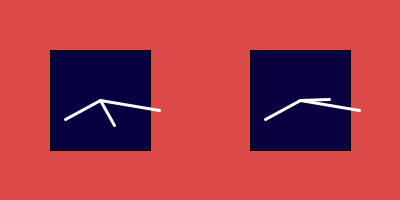
Frame 1 (no input)
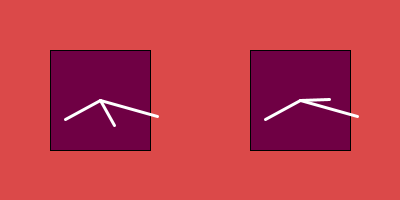
Frame 60 (the mouse pressed at the canvas centre just before this capture)
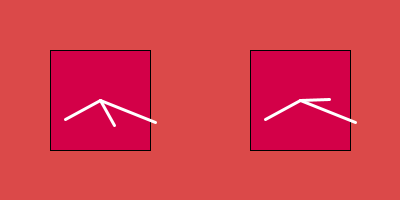
Frame 120 (the mouse held since frame 60 and released just before this capture)

The Processing sketch that drew these frames (run headless with seeded random() and noise(); from frame 60 on, the mouse is pressed at the canvas centre):

// Processing sketch: horloge_3
// ── horloge_3.pde
import java.util.Date;

float taille_des_heures = 30;
float taille_des_minutes = 40;
float taille_des_secondes = 60;

float time_offset = 0;

void setup(){
  size(400,200);// width height 
}

void draw(){
    
  background(219,73,73); // color
  
  time_offset = 0;
  translate(100,100); // dx, dy
  DessineUneHorloge();
  
  time_offset = 10;
  translate(200,0); // dx, dy
  fill(100,0,200);
  DessineUneHorloge();
  
} 

void DessineUneHorloge(){
  
  fill((millis()*.1)%256,0,second()*4);
  rectMode(CENTER);
  stroke(0);
  strokeWeight(1);
  //
  rect(0,0,100,100);// centerX, centerY, width, height

  stroke(255);
  strokeWeight(3);
  //
  //
  pushMatrix();
  rotate((time_offset+hour()+minute()/60)*TWO_PI/12); // angle radians  
  line(0,0,0,-taille_des_heures);
  popMatrix();
  //
  pushMatrix();
  rotate((minute())*TWO_PI/60); // angle radians  
  line(0,0,0,-taille_des_minutes);
  popMatrix();
  //
  pushMatrix();
  Date d = new Date();
  float millisecond = (d.getTime()%1000)*0.001;
  rotate((second()+millisecond)*TWO_PI/60); // angle radians  
  line(0,0,0,-taille_des_secondes);
  popMatrix();
  //
  
}
